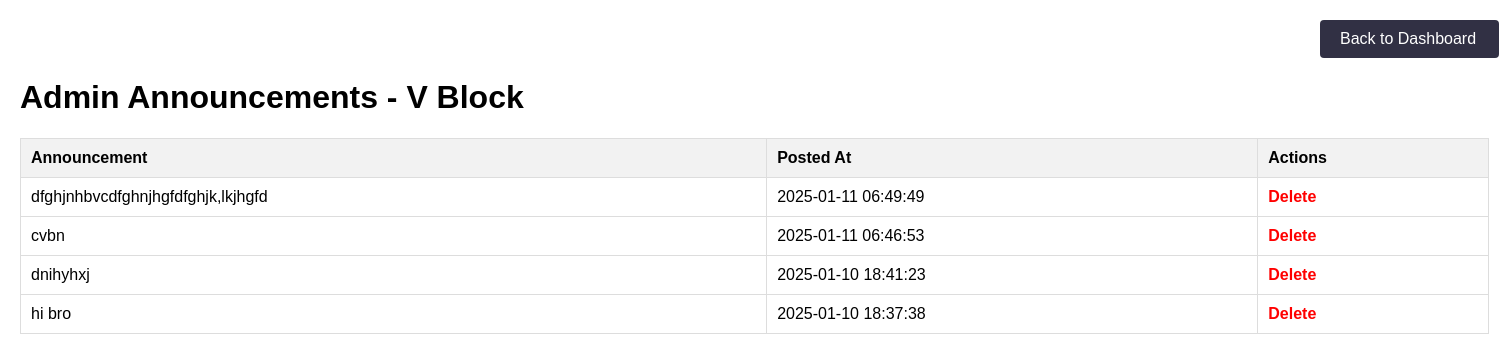
The page /admins/viewancv.php on the database its author committed.
### tables this page shows
CREATE TABLE `v_announcements` (
  `id` int(11) NOT NULL,
  `announcement` text NOT NULL,
  `recipient` varchar(255) NOT NULL DEFAULT 'all',
  `posted_at` timestamp NOT NULL DEFAULT current_timestamp()
);

### admins/viewancv.php (the view, shortened to what this page needs)
<?php
require('../connection/db.php');
$sql = "SELECT * FROM v_announcements ORDER BY posted_at DESC";
$result = mysqli_query($conn, $sql);
$announcements = [];
if (mysqli_num_rows($result) > 0) {
    while ($row = mysqli_fetch_assoc($result)) {
        $announcements[] = $row;
    }
}
?>
<!DOCTYPE html>
<html lang="en">
<head>
</head>
<div class="navbar">
        <a href="../admins_dashboard/v.php" class="btn">Back to Dashboard</a>
    </div>
<body>
<h1>Admin Announcements - V Block</h1>
<?php if (count($announcements) > 0): ?>
    <table>
        <thead>
            <tr>
                <th>Announcement</th>
                <th>Posted At</th>
                <th>Actions</th>
            </tr>
        </thead>
        <tbody>
            <?php foreach ($announcements as $announcement): ?>
                <tr>
                    <td><?= nl2br(htmlspecialchars($announcement['announcement'])); ?></td>
                    <td><?= htmlspecialchars($announcement['posted_at']); ?></td>
                    <td>
                        <a href="?delete_id=<?= $announcement['id']; ?>" class="delete-btn" onclick="return confirm('Are you sure you want to delete this announcement?');">Delete</a>
                    </td>
                </tr>
            <?php endforeach; ?>
        </tbody>
    </table>
<?php else: ?>
    <p>No announcements found for V Block.</p>
<?php endif; ?>
</body>
</html>

### admins/viewancv.php (style rules this page uses)
body { font-family: Arial, sans-serif; margin: 20px; }
table { width: 100%; border-collapse: collapse; }
th, td { padding: 10px; text-align: left; border: 1px solid #ddd; }
th { background-color: #f2f2f2; }
a { text-decoration: none; color: #007bff; }
.delete-btn { color: red; font-weight: bold; }
.navbar { background-color: rgb(49, 48, 68); padding: 10px 20px; display: flex; justify-content: space-between; align-items: center; color: white; width:139px; margin-left: 1300px; border-radius: 4px; }
.navbar a { color: white; text-decoration: none; font-size: 16px; }

### rows shown on the page
v_announcements: announcement "dfghjnhbvcdfghnjhgfdfghjk,lkjhgfd", posted_at "2025-01-11 06:49:49"
v_announcements: announcement "cvbn", posted_at "2025-01-11 06:46:53"
v_announcements: announcement "dnihyhxj", posted_at "2025-01-10 18:41:23"
v_announcements: announcement "hi bro", posted_at "2025-01-10 18:37:38"
